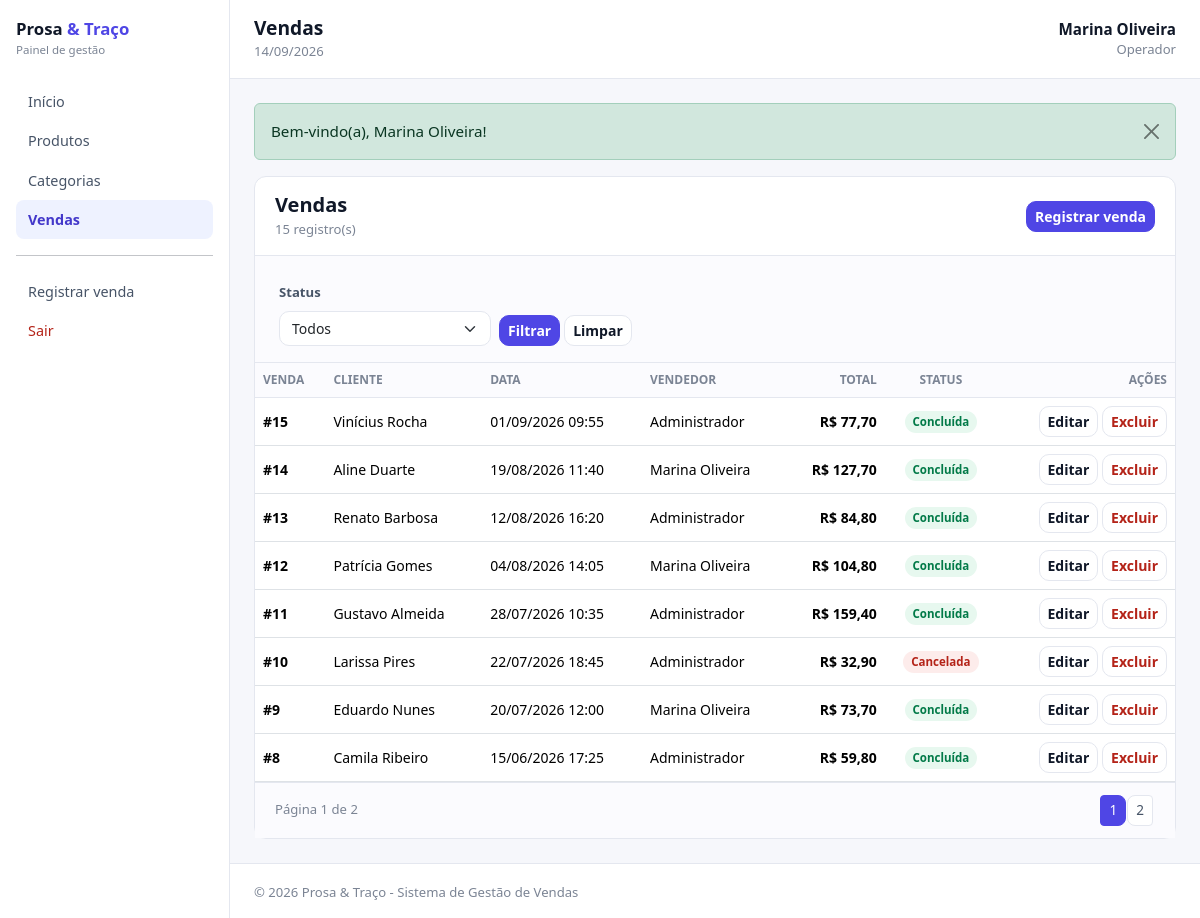
The page /listar/venda (signed in) on the database its author committed.
### tables this page shows
CREATE TABLE `vendas` (
  `id` INT(11) NOT NULL AUTO_INCREMENT,
  `cliente_nome` VARCHAR(150) NOT NULL,
  `usuario_id` INT(11) DEFAULT NULL,
  `data_venda` DATETIME NOT NULL DEFAULT CURRENT_TIMESTAMP,
  `total` DECIMAL(10,2) NOT NULL DEFAULT 0,
  `status` ENUM('Concluída','Cancelada') NOT NULL DEFAULT 'Concluída',
  PRIMARY KEY (`id`),
  KEY `usuario_id` (`usuario_id`),
  KEY `idx_vendas_data` (`data_venda`),
  CONSTRAINT `fk_vendas_usuario` FOREIGN KEY (`usuario_id`) REFERENCES `usuarios` (`id`)
);

CREATE TABLE `usuarios` (
  `id` INT(11) NOT NULL AUTO_INCREMENT,
  `nome` VARCHAR(100) NOT NULL,
  `email` VARCHAR(100) NOT NULL,
  `senha` VARCHAR(255) NOT NULL,
  `perfil` ENUM('Administrador','Operador') NOT NULL DEFAULT 'Operador',
  `ativo` ENUM('Sim','Não') NOT NULL DEFAULT 'Sim',
  `criado_em` TIMESTAMP NOT NULL DEFAULT CURRENT_TIMESTAMP,
  PRIMARY KEY (`id`),
  UNIQUE KEY `email` (`email`)
);

### index.php (called while the page is built, shortened)
<?php
include "funcoes.php";
$rota = "pages/home";
if (isset($_GET["param"]) && $_GET["param"] != "") {
    $rota = $_GET["param"];
}
$partes = explode("/", $rota);
$pasta = basename($partes[0]);
$tela = "home";
if (isset($partes[1])) {
    $tela = basename($partes[1]);
}
$arquivo = $pasta . "/" . $tela . ".php";
include "templates/header.php";
include $arquivo;
include "templates/footer.php";

### listar/venda.php (the view, shortened to what this page needs)
<?php
$status = "";
$paginaAtual = 1;
$porPagina = 8;
$primeiroRegistro = ($paginaAtual - 1) * $porPagina;
$filtroStatus = "";
$consultaTotal = $pdo->prepare("select count(*) as total from vendas v {$filtroStatus}");
$consultaTotal->execute();
$total = $consultaTotal->fetch(PDO::FETCH_OBJ)->total;
$totalPaginas = ceil($total / $porPagina);
$sql = "select v.*, u.nome as vendedor
        from vendas v
        left join usuarios u on u.id = v.usuario_id
        {$filtroStatus}
        order by v.data_venda desc
        limit {$porPagina} offset {$primeiroRegistro}";
$consulta = $pdo->prepare($sql);
$consulta->execute();
$vendas = $consulta->fetchAll(PDO::FETCH_OBJ);
?>
<div class="card">
    <div class="cabecalho-card">
        <div>
            <h5 class="mb-0">Vendas</h5>
            <span class="texto-mudo texto-mini"><?= $total ?> registro(s)</span>
        </div>
        <a href="cadastrar/venda" class="btn btn-primario btn-sm">Registrar venda</a>
    </div>
    <form method="get" action="listar/venda" class="barra-filtros row g-2 align-items-end">
        <div class="col-6 col-md-3">
            <label for="status" class="form-label">Status</label>
            <select name="status" id="status" class="form-select">
                <option value="">Todos</option>
            </select>
        </div>
        <div class="col-6 col-md-4">
            <button type="submit" class="btn btn-primario btn-sm">Filtrar</button>
            <a href="listar/venda" class="btn btn-contorno btn-sm">Limpar</a>
        </div>
    </form>
    <div class="table-responsive">
        <table class="table tabela mb-0">
            <thead>
                <tr>
                    <th>Venda</th>
                    <th>Cliente</th>
                    <th>Data</th>
                    <th>Vendedor</th>
                    <th class="text-end">Total</th>
                    <th class="text-center">Status</th>
                    <th class="text-end">Ações</th>
                </tr>
            </thead>
            <tbody>
                <?php foreach ($vendas as $venda) { ?>
                    <tr>
                        <td><strong>#<?= $venda->id ?></strong></td>
                        <td><?= htmlspecialchars($venda->cliente_nome) ?></td>
                        <td class="texto-mudo"><?= date("d/m/Y H:i", strtotime($venda->data_venda)) ?></td>
                        <td class="texto-mudo"><?= htmlspecialchars($venda->vendedor) ?></td>
                        <td class="text-end"><strong><?= formatarMoeda($venda->total) ?></strong></td>
                        <td class="text-center"><?= pilulaStatus($venda->status) ?></td>
                        <td class="text-end">
                            <a href="cadastrar/venda/<?= $venda->id ?>" class="btn btn-contorno btn-sm">Editar</a>
                            <a href="excluir/venda/<?= $venda->id ?>" class="btn btn-perigo btn-sm"
                               onclick="return confirm('Excluir a venda #<?= $venda->id ?>? O estoque dos itens será devolvido.')">
                                Excluir
                            </a>
                        </td>
                    </tr>
                <?php } ?>
            </tbody>
        </table>
    </div>
    <?php if ($totalPaginas > 1) { ?>
        <div class="rodape-card">
            <span class="texto-mudo texto-mini">Página <?= $paginaAtual ?> de <?= $totalPaginas ?></span>
            <?php mostrarPaginacao("listar/venda", $paginaAtual, $totalPaginas, "status=" . urlencode($status) . "&"); ?>
        </div>
    <?php } ?>
</div>

### funcoes.php (shortened to what this page needs)
<?php
function formatarMoeda($valor)
{
    return "R$ " . number_format($valor, 2, ",", ".");
}
function mostrarMensagem()
{
    $tipo = $_SESSION["mensagem"]["tipo"];
    $texto = $_SESSION["mensagem"]["texto"];
    ?>
    <div class="alert alert-<?= $tipo ?> alert-dismissible fade show" role="alert">
        <?= htmlspecialchars($texto) ?>
        <button type="button" class="btn-close" data-bs-dismiss="alert" aria-label="Fechar"></button>
    </div>
    <?php
}
function pilulaStatus($status)
{
    if ($status == "Cancelada") {
        return '<span class="pilula pilula-vermelha">Cancelada</span>';
    }
    return '<span class="pilula pilula-verde">Concluída</span>';
}
function mostrarPaginacao($rota, $paginaAtual, $totalPaginas, $extra = "")
{
    ?>
    <ul class="pagination pagination-sm mb-0">
        <?php for ($numero = 1; $numero <= $totalPaginas; $numero++) { ?>
            <li class="page-item <?= $numero == $paginaAtual ? "active" : "" ?>">
                <a class="page-link" href="<?= $rota ?>?<?= $extra ?>p=<?= $numero ?>"><?= $numero ?></a>
            </li>
        <?php } ?>
    </ul>
    <?php
}

### css/style.css (style rules this page uses)
:root { --fundo: #f6f7fb; --borda: #e4e7ef; --texto: #101828; --texto-medio: #475467; --texto-mudo: #7b8494; --primaria: #4f46e5; --primaria-escura: #4338ca; --primaria-clara: #eef2ff; --verde: #027a48; --verde-claro: #e7f8ef; --amarelo: #b54708; --amarelo-claro: #fff5e6; --vermelho: #b42318; --vermelho-claro: #fdeceb; }
body { background-color: var(--fundo); color: var(--texto); font-size: 0.95rem; }
h1, h2, h3, h4, h5, h6 { font-weight: 700; color: var(--texto); }
a { color: var(--primaria); text-decoration: none; }
.texto-mudo { color: var(--texto-mudo); }
.texto-mini { font-size: 0.82rem; }
.btn { border-radius: 10px; font-weight: 600; font-size: 0.875rem; }
.btn-primario { background-color: var(--primaria); border: 1px solid var(--primaria); color: #fff; }
.btn-contorno { background-color: #fff; border: 1px solid var(--borda); color: var(--texto); }
.form-control, .form-select { border-radius: 10px; border: 1px solid var(--borda); font-size: 0.875rem; }
.form-label { font-size: 0.82rem; font-weight: 600; color: var(--texto-medio); }
.card { background-color: #fff; border: 1px solid var(--borda); border-radius: 12px; }
.pilula { display: inline-block; font-size: 0.72rem; font-weight: 600; padding: 2px 8px; border-radius: 999px; background-color: #f2f4f7; color: var(--texto-medio); }
.pilula-verde { background-color: var(--verde-claro); color: var(--verde); }
.pilula-vermelha { background-color: var(--vermelho-claro); color: var(--vermelho); }
.page-link { color: var(--texto-medio); border: 1px solid var(--borda); border-radius: 8px; margin: 0 2px; font-size: 0.85rem; }
.page-item.active .page-link { background-color: var(--primaria); border-color: var(--primaria); color: #fff; }

### css/painel.css (style rules this page uses)
.cabecalho-card { display: flex; align-items: center; justify-content: space-between; gap: 1rem; flex-wrap: wrap; padding: 1rem 1.25rem; border-bottom: 1px solid var(--borda); }
.barra-filtros { padding: 1rem 1.25rem; border-bottom: 1px solid var(--borda); background-color: #fbfbfe; margin: 0; }
.rodape-card { display: flex; align-items: center; justify-content: space-between; gap: 1rem; flex-wrap: wrap; padding: 0.75rem 1.25rem; border-top: 1px solid var(--borda); background-color: #fbfbfe; }
.tabela { font-size: 0.875rem; }
.tabela thead th { background-color: #fbfbfe; color: var(--texto-mudo); font-size: 0.75rem; text-transform: uppercase; border-bottom: 1px solid var(--borda); white-space: nowrap; }
.tabela td { vertical-align: middle; }
.btn-perigo { background-color: #fff; border: 1px solid var(--borda); color: var(--vermelho); }

### rows shown on the page
vendas: id "15", cliente_nome "Vinícius Rocha", data_venda "01/09/2026 09:55", usuario.nome "Administrador", total "R$ 77,70"
vendas: id "14", cliente_nome "Aline Duarte", data_venda "19/08/2026 11:40", usuario.nome "Marina Oliveira", total "R$ 127,70"
vendas: id "13", cliente_nome "Renato Barbosa", data_venda "12/08/2026 16:20", usuario.nome "Administrador", total "R$ 84,80"
vendas: id "12", cliente_nome "Patrícia Gomes", data_venda "04/08/2026 14:05", usuario.nome "Marina Oliveira", total "R$ 104,80"
vendas: id "11", cliente_nome "Gustavo Almeida", data_venda "28/07/2026 10:35", usuario.nome "Administrador", total "R$ 159,40"
vendas: id "10", cliente_nome "Larissa Pires", data_venda "22/07/2026 18:45", usuario.nome "Administrador", total "R$ 32,90", status "Cancelada"
vendas: id "9", cliente_nome "Eduardo Nunes", data_venda "20/07/2026 12:00", usuario.nome "Marina Oliveira", total "R$ 73,70"
vendas: id "8", cliente_nome "Camila Ribeiro", data_venda "15/06/2026 17:25", usuario.nome "Administrador", total "R$ 59,80"

### other values the page prints
$item["nome"] "Início"
$item["nome"] "Produtos"
$item["nome"] "Categorias"
$item["nome"] "Vendas"
$tituloPagina "Vendas"
$_SESSION["usuario"]["nome"] "Marina Oliveira"
$_SESSION["usuario"]["perfil"] "Operador"
$texto "Bem-vindo(a), Marina Oliveira!"
$total "15"
$paginaAtual "1"
$totalPaginas "2"
